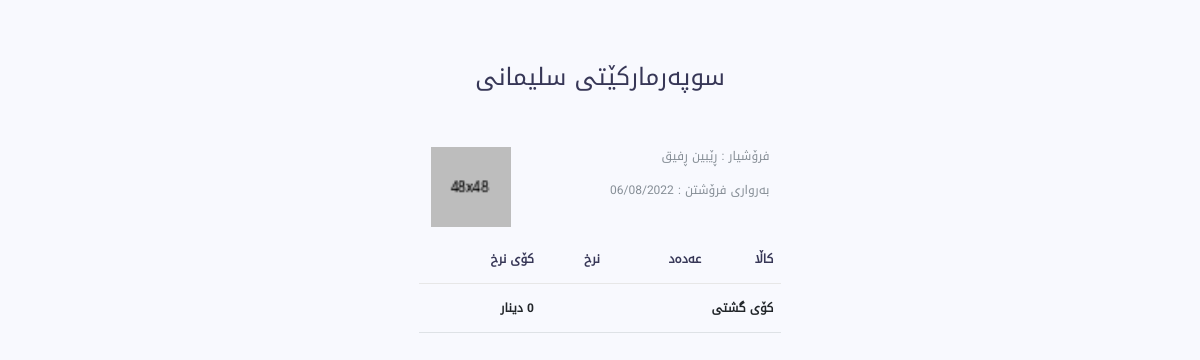
The page /small_invoice.php (signed in) on the database as committed earlier.
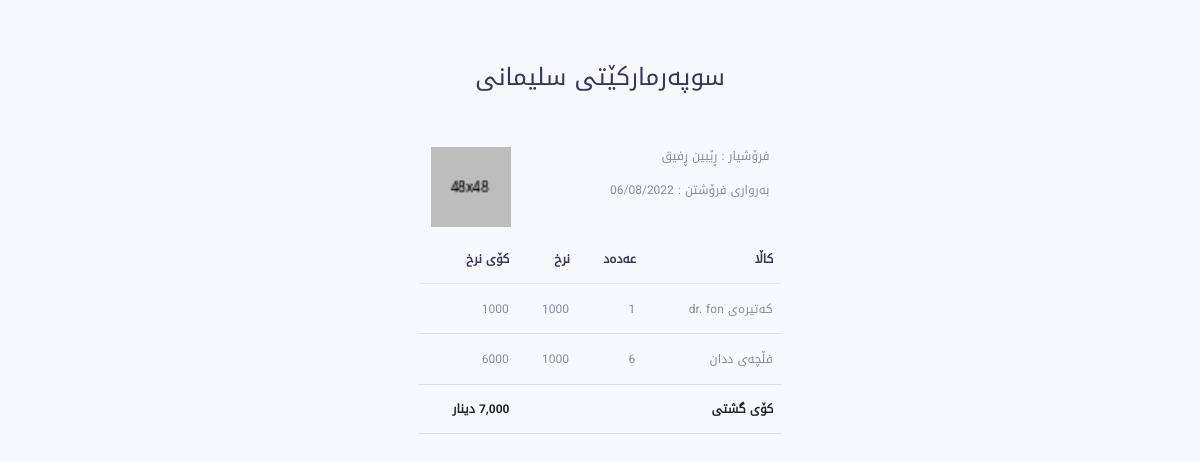
The same page on the database as committed later.
### tables this page shows
CREATE TABLE `sale` (
  `id` int(11) NOT NULL,
  `product_id` int(11) NOT NULL,
  `pr_code` varchar(255) NOT NULL,
  `pr_name` varchar(255) NOT NULL,
  `pr_quantity` int(11) NOT NULL,
  `pr_price` int(11) NOT NULL,
  `total_price` int(11) NOT NULL,
  `saledby` varchar(255) NOT NULL,
  `recycle` int(11) NOT NULL DEFAULT 0,
  `status` tinyint(1) DEFAULT 0,
  `created_at` datetime NOT NULL,
  `updated_at` datetime NOT NULL
);

### class/database.php (called while the page is built, shortened)
<?php
class Database{
public $connection;
public function open_db_connection(){
    $this->connection=new mysqli(DB_HOST,DB_USER,DB_PASSWORD,DB_NAME);
}
public function query($sql){
    $result=$this->connection->query($sql);
    return $result;
}
}
$db = new Database();
?>

### class/db_object.php (called while the page is built, shortened)
<?php
class Db_Object{
public static function find_all(){
    return static::find_by_query("SELECT * FROM ".static::$db_table." ");
}
public static function find_by_id($id){
    $the_result_array=static::find_by_query("SELECT * FROM ".static::$db_table." WHERE id='$id' LIMIT 1");
    return !empty($the_result_array) ? array_shift($the_result_array) : false;
}
public static function find_by_query($sql){
    global $db;
    $result_set=$db->query($sql);
    $the_object_array=array();
    while($row=mysqli_fetch_array($result_set)){
        $the_object_array[]=static::instantation($row);
    }
    return $the_object_array;
}
public static function instantation($the_record){
    $the_object=new $calling_class;
    foreach($the_record as $the_attribute => $value){
        if($the_object->has_the_attribute($the_attribute)){
            $the_object->$the_attribute=$value;
        }
    }
    return $the_object;
}
private function has_the_attribute($the_attribute){
    $the_properties=get_object_vars($this);
    return array_key_exists($the_attribute,$the_properties);
}
}
?>

### class/sale.php (called while the page is built, shortened)
<?php
class Sale extends Db_Object{
    protected static $db_table="sale";
public static function TotalPrice(){
    global $db;
    $query = "SELECT SUM(total_price) AS Total FROM ".Static::$db_table;
    $sql =$db->query($query);
    $rows = mysqli_fetch_assoc($sql);
    $Total = $rows['Total'];
    return number_format($Total);
}
}
?>

### class/functions.php (called while the page is built, shortened)
<?php
    function ClassAutoLoader($class){
        $class=strtolower($class);
        $the_path="class/{$class}.php";
    }
?>

### small_invoice.php (the view, shortened to what this page needs)
<!DOCTYPE html>
<html lang="ar" dir="rtl">
<head>
    <link href="assets/css/lib/data-table/dataTables.bootstrap.min.css" rel="stylesheet" />
    <link href="assets/css/lib/font-awesome.min.css" rel="stylesheet">
    <link href="assets/css/lib/themify-icons.css" rel="stylesheet">
    <link href="assets/css/lib/menubar/sidebar.css" rel="stylesheet">
    <link href="assets/css/lib/bootstrap.rtl.min.css" rel="stylesheet">
    <link href="assets/css/style.css" rel="stylesheet"></head>
</head>
<body>
    <div class="mx-auto" id="small_invoice">
        <h4 class="text-center my-5">سوپەرمارکێتی سلیمانی</h4>
    <div class="row" id="row">
        <div class="col-lg-8">
            <p> فرۆشیار : <span><?php
            $user=User::find_by_id($_SESSION['user_id']);
            echo $user->first_name.' '.$user->last_name;
            ?></span></p>
            <p> بەرواری فرۆشتن : <span><?php echo date('d/m/Y');?></span></p>
        </div>
        <div class="col-lg-4">
            <div class="invoice-logo">
                <img src="assets/images/avatar.png" alt="">
            </div>
        </div>
    </div>
    <div class="row">
            <table class="table">
                <thead>
                    <th>کاڵا</th>
                    <th>عەدەد</th>
                    <th>نرخ</th>
                    <th>کۆی نرخ</th>
                </thead>
                <tbody>
                    <?php
                    $sales=Sale::find_all();
                    foreach($sales as $sale){
                        if($sale->saledby == $_SESSION['user_id']){
                    ?>
                    <tr>
                        <td><?php echo $sale->pr_name; ?></td>
                        <td><?php echo $sale->pr_quantity; ?></td>
                        <td><?php echo $sale->pr_price; ?></td>
                        <td><?php echo $sale->total_price; ?></td>
                    </tr>
                    <?php } }?>
                </tbody>
                <tfoot>
                    <tr style="font-weight:bold">
                        <td colspan="3">کۆی گشتی</td>
                        <td><?php echo Sale::TotalPrice(); ?> دینار</td>
                    </tr>
                </tfoot>
            </table>
</div>
</div>
</body>
</html>

Rows that differ between the two databases and show on the page:
added sale: pr_name "کەتیرەی dr. fon", pr_quantity "1", pr_price "1000", total_price "1000"
added sale: pr_name "فڵچەی ددان", pr_quantity "6", pr_price "1000", total_price "6000"
Other text that changed with them:
Sale::TotalPrice(): "0" → "7,000"
